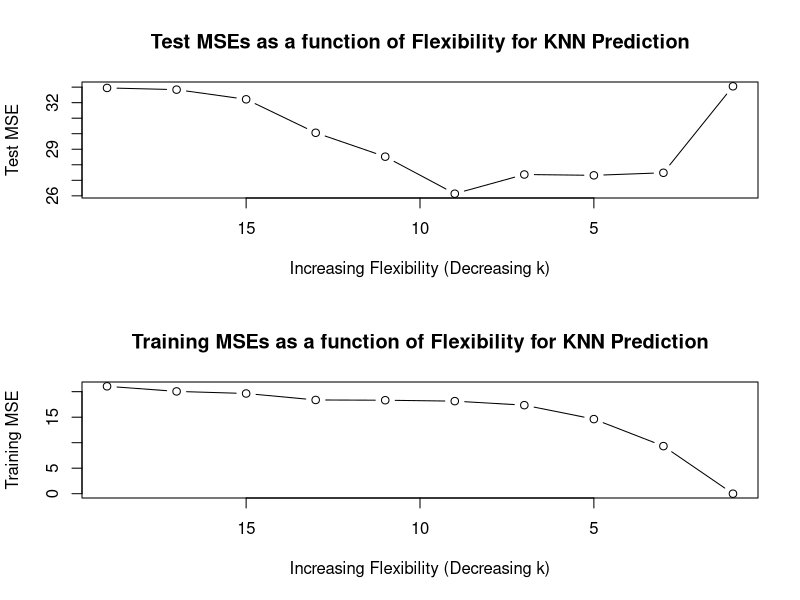
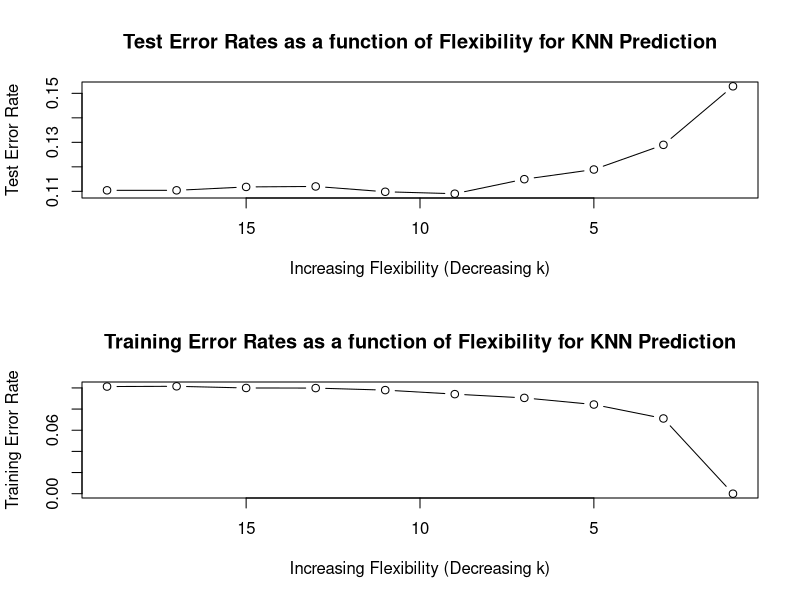

Generate these figures, in order, with R:
#VJ Davey
#10/23/16
#Machine Learning
#Assignment1.R
rm(list=ls())
   
   
#####################
#### QUESTION 1 #####
#####################

homePrices<-read.table("HomePrices.txt", header=TRUE)
n<-nrow(homePrices)
print(paste('MSE of predicting the mean of medv:',mean((homePrices$medv-mean(homePrices$medv))^2)))
print(paste('Variance of medv (assuming data represents a population): ',var(homePrices$medv)* (n-1)/n))
set.seed(5072)
#create training and test sets
trainindices<-sample(1:nrow(homePrices),.8*nrow(homePrices))
trainset<-homePrices[-1][trainindices,]
testset<-homePrices[-1][-trainindices,]
y.name='medv'
train.xvals<-scale(trainset[setdiff(names(trainset),y.name)])
test.xvals<-scale(testset[setdiff(names(testset),y.name)])
train.yvals<-trainset$medv
test.yvals<-testset$medv
require(FNN)
testMSEs<-numeric(0)
trainMSEs<-numeric(0)
#
biggestk=19
kset<-seq(1,biggestk,by=2)           
for(k in kset) {
  knn.class.model<-knn.reg(train.xvals,test.xvals,train.yvals,k=k)
  testMSEs[k%/%2 +1]<-mean((test.yvals-knn.class.model$pred)^2)
  knn.class.model<-knn.reg(train.xvals,train.xvals,train.yvals,k=k)
  trainMSEs[k%/%2 +1]<-mean((train.yvals-knn.class.model$pred)^2)
}
par(mfrow=c(2,1))
plot(kset,testMSEs,type='n',xlim=c(biggestk,1),xlab='Increasing Flexibility (Decreasing k)',ylab='Test MSE',main='Test MSEs as a function of Flexibility for KNN Prediction')
lines(seq(biggestk,1,by=-2),testMSEs[order(length(testMSEs):1)],type='b')
plot(kset,trainMSEs,type='n',xlim=c(biggestk,1),xlab='Increasing Flexibility (Decreasing k)',ylab='Training MSE',main='Training MSEs as a function of Flexibility for KNN Prediction')
lines(seq(biggestk,1,by=-2),trainMSEs[order(length(trainMSEs):1)],type='b')
par(mfrow=c(1,1))
print(paste("Best test k is",kset[which.min(testMSEs)],"with a test MSE of",testMSEs[which.min(testMSEs)]))
print(paste("Best training k is",kset[which.min(trainMSEs)],"with training MSE of",trainMSEs[which.min(trainMSEs)]))
set.seed(seed=NULL)
detach(package:FNN)

#####################
#### QUESTION 2 #####
#####################

loanData <- read.csv("LoanData.csv", header=TRUE)
#print the error rate that would result from always predicting yes
print(paste('The error rate that would result from always predicting Yes:', sum(loanData$loan_repaid!="Yes")/nrow(loanData) ))
#set seed
set.seed(5072)
#create training and test sets
trainindices<-sample(1:nrow(loanData),.8*nrow(loanData))
trainset<-loanData[-1][trainindices,]
testset<-loanData[-1][-trainindices,]
y.name='loan_repaid'
train.xvals<-scale(trainset[setdiff(names(trainset),y.name)])
test.xvals<-scale(testset[setdiff(names(testset),y.name)])
train.yvals<-trainset$loan_repaid
test.yvals<-testset$loan_repaid
require(FNN)
testErrorRate<-numeric(0)
trainErrorRate<-numeric(0)
biggestk=19
kset<-seq(1,biggestk,by=2)           
for(k in kset) {
  knn.class.model<-knn(train.xvals,test.xvals,train.yvals,k=k)
  mytable1<-table(knn.class.model, test.yvals)
  testErrorRate[k%/%2 +1]<-(mytable1["Yes","No"]+mytable1["No","Yes"])/sum(mytable1)
  knn.class.model<-knn(train.xvals,train.xvals,train.yvals,k=k)
  mytable2<-table(knn.class.model, train.yvals)
  trainErrorRate[k%/%2 +1]<-(mytable2["Yes","No"]+mytable2["No","Yes"])/sum(mytable2)
  
}
par(mfrow=c(2,1))
plot(kset,testErrorRate,type='n',xlim=c(biggestk,1),xlab='Increasing Flexibility (Decreasing k)',ylab='Test Error Rate',main='Test Error Rates as a function of Flexibility for KNN Prediction')
lines(seq(biggestk,1,by=-2),testErrorRate[order(length(testErrorRate):1)],type='b')
plot(kset,trainErrorRate,type='n',xlim=c(biggestk,1),xlab='Increasing Flexibility (Decreasing k)',ylab='Training Error Rate',main='Training Error Rates as a function of Flexibility for KNN Prediction')
lines(seq(biggestk,1,by=-2),trainErrorRate[order(length(trainErrorRate):1)],type='b')
par(mfrow=c(1,1))
print(paste("Best test k is",kset[which.min(testErrorRate)],"with a test Error Rate of",testErrorRate[which.min(testErrorRate)]))
print(paste("Best training k is",kset[which.min(trainErrorRate)],"with training Error Rate of",trainErrorRate[which.min(trainErrorRate)]))
set.seed(seed=NULL)
detach(package:FNN)
